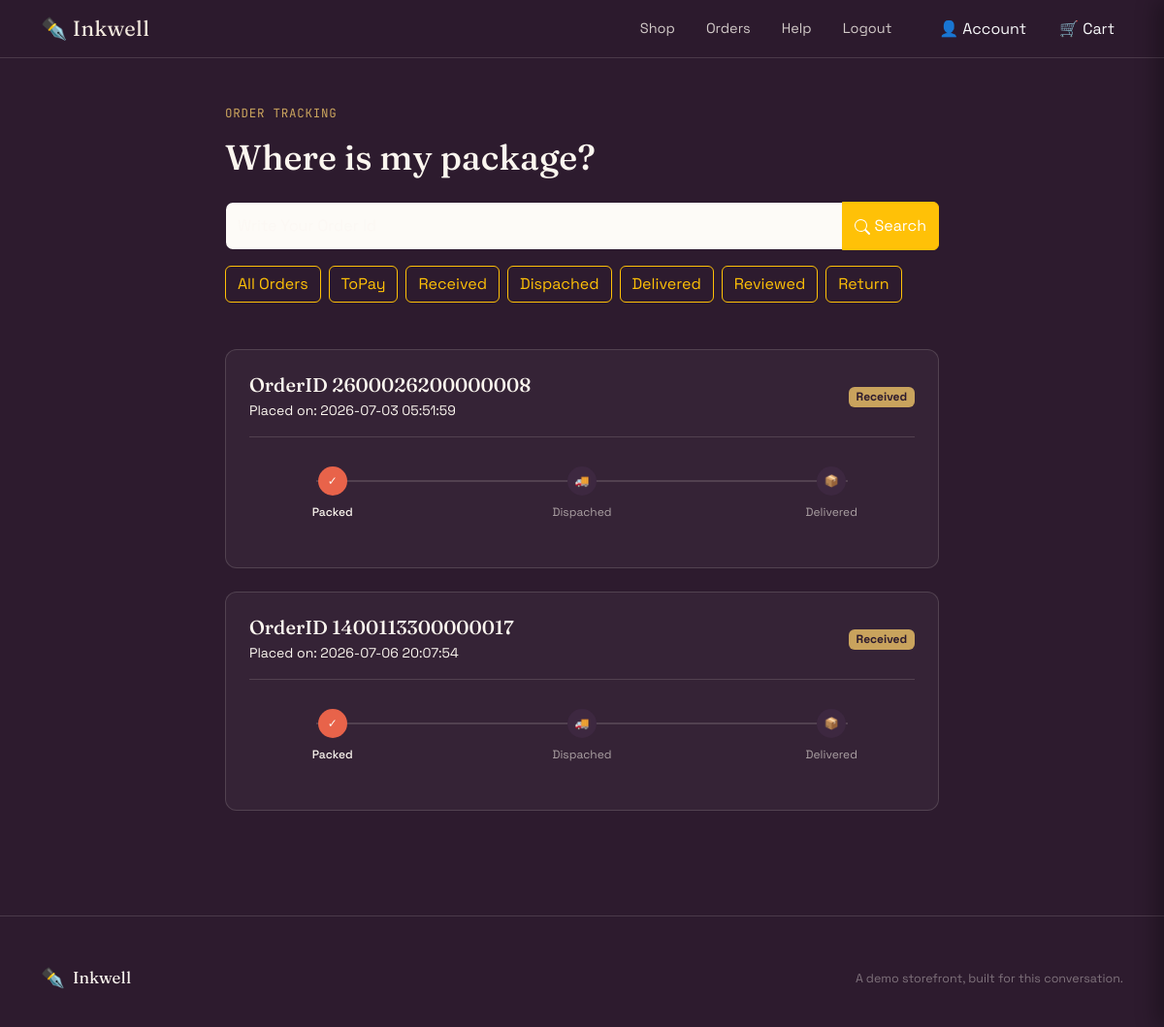
/stationaryshop/trackorder.php?status=Received (signed in), run on the app's committed database.
### tables this page shows
CREATE TABLE `orders` (
  `id` int(11) NOT NULL,
  `payment_id` int(11) NOT NULL,
  `product_id` char(7) NOT NULL,
  `Order_id` char(16) NOT NULL,
  `Customer` varchar(50) NOT NULL,
  `email` varchar(50) NOT NULL,
  `Card_no` varchar(12) NOT NULL,
  `Address` varchar(100) NOT NULL,
  `phone_number` varchar(11) NOT NULL,
  `Total amount` int(11) NOT NULL,
  `status` varchar(30) NOT NULL,
  `Order_date` timestamp NOT NULL DEFAULT current_timestamp(),
  `userID` int(11) NOT NULL
);

### stationaryshop/trackorder.php (the view, shortened to what this page needs)
<?php
include('navbar.php');
?>
<div class="container-lg py-5">
    <div class="row justify-content-center">
        <div class="col-lg-8">
            <p class="section-label">Order tracking</p>
            <h2 class="mb-4" style="font-size: 36px;">Where is my package?</h2>
            <div class="mb-5">
                <form method="GET" class="input-group mb-3">
                    <input type="text"
                        name="search"
                        class="form-control"
                        id="orderIdInput"
                        placeholder="Write Your Order Id">
                    <button class="btn btn-warning text-white" type="submit" id="button-addon2">
                        <svg xmlns="http://www.w3.org/2000/svg" width="16" height="16" fill="currentColor" class="bi bi-search" viewBox="0 0 16 16">
                            <path d="M11.742 10.344a6.5 6.5 0 1 0-1.397 1.398h-.001q.044.06.098.115l3.85 3.85a1 1 0 0 0 1.415-1.414l-3.85-3.85a1 1 0 0 0-.115-.1zM12 6.5a5.5 5.5 0 1 1-11 0 5.5 5.5 0 0 1 11 0"/>
                        </svg>
                        Search
                    </button>
                </form>
                <div class="d-flex gap-2 flex-wrap">
                    <a href="trackorder.php" class="btn btn-outline-warning ">All Orders</a>
                    <a href="?status=To Pay" class="btn btn-outline-warning ">ToPay</a>
                    <a href="?status=Received" class="btn btn-outline-warning ">Received</a>
                    <a href="?status=Dispached" class="btn btn-outline-warning ">Dispached</a>
                    <a href="?status=Delivered" class="btn btn-outline-warning ">Delivered</a>
                    <a href="?status=Reviewed" class="btn btn-outline-warning ">Reviewed</a>
                    <a href="?Rstatus=Return" class="btn btn-outline-warning ">Return</a>
                </div>
            </div>
            <?php
            $showReturnCards = false;
            if (isset($_SESSION['userid'])) {
                $userid = $_SESSION['userid'];
                if(isset($_GET['status'])){
                    $status = $_GET['status'];
                    if ($status == 'Dispached' || $status == 'Received'|| $status =="To Pay" || $status =="Reviewed" || $status=="Delivered") {
                        $orderfetch = mysqli_query($con, "SELECT * FROM `orders` WHERE status ='$status' AND userID =$userid");
                    }
                }
                elseif(isset($_GET['Rstatus'])){
                    $returnfetch=mysqli_query($con, "SELECT * FROM `return` WHERE  userID =$userid");
                    while($returnorders=mysqli_fetch_assoc($returnfetch)){
                        $state=$returnorders['status'];
                        $application_active = "";
                    $transit_active = "";
                    $quality_active="";
                    $Return_active = "";
                     if ($state == "Return Application Received") {
                        $application_active = "active";
                    } elseif ($state == "Return Item Received") {
                        $application_active = "active";
                        $transit_active = "active";
                    }elseif($state == "Quality Checkup In process"){
                         $application_active = "active";
                        $transit_active = "active";
                        $quality_active="active";
                    }
                    elseif ($state == "Return issued" || $state =="Return Rejected") {
                        $application_active = "active";
                        $transit_active = "active";
                        $quality_active="active";
                        $Return_active="active";
                    }?>
                     <div class="order-card mt-4" id="trackingResultBox">
                        <div class="d-flex justify-content-between align-items-center flex-wrap gap-2 border-bottom pb-3 mb-4" style="border-color: var(--line) !important;">
                            <div>
                                <h5 class="mb-1"><a href="orderdetail.php?orderid=<?php echo $returnorders['Order_id'];?>" class="text-decoration-none text-reset">OrderID <?php echo $returnorders['Order_id']; ?></a></h5>
                                <p class="small mb-0">Placed on: <?php echo $returnorders['Return_time'] ?></p>
                            </div>
                            <span class="badge" style="background-color: var(--gold); color: var(--plum);"><?php echo $returnorders['status'] ?></span>
                        </div>
                        <div class="status-timeline">
                            <div class="timeline-step <?php echo $application_active; ?>">
                                <div class="step-circle">✓</div>
                                <div class="step-label">Application Received</div>
                            </div>
                            <div class="timeline-step <?php echo $transit_active; ?>">
                                <div class="step-circle">🚚</div>
                                <div class="step-label">Parcel Received</div>
                            </div>
                             <div class="timeline-step <?php echo $quality_active; ?>">
                                <div class="step-circle">✓</div>
                                <div class="step-label">Quality Check Done</div>
                            </div>
                            <div class="timeline-step <?php echo $Return_active; ?>">
                                <div class="step-circle">📦</div>
                                <div class="step-label">
                                    Return Processing Done
                                </div>
                            </div>
                        </div>
                    </div>
                    <?php }}
                else {
                    $orderfetch = mysqli_query($con, "SELECT * FROM `orders` WHERE userID =$userid");
                }
                  if (!$showReturnCards && isset($orderfetch)) {
                while ($allorders = mysqli_fetch_assoc($orderfetch)) {
                    $card_status = $allorders['status'];
                    $packed_active = "";
                    $transit_active = "";
                    $delivered_active = "";
                    if ($card_status == "Received") {
                        $packed_active = "active";
                    } elseif ($card_status == "Dispached") {
                        $packed_active = "active";
                        $transit_active = "active";
                    } elseif ($card_status == "Delivered" || $card_status =="Reviewed") {
                        $packed_active = "active";
                        $transit_active = "active";
                        $delivered_active = "active";
                    }
            ?>
                    <div class="order-card mt-4" id="trackingResultBox">
                        <div class="d-flex justify-content-between align-items-center flex-wrap gap-2 border-bottom pb-3 mb-4" style="border-color: var(--line) !important;">
                            <div>
                                <h5 class="mb-1"><a href="orderdetail.php?orderid=<?php echo $allorders['Order_id'];?>" class="text-decoration-none text-reset">OrderID <?php echo $allorders['Order_id']; ?></a></h5>
                                <p class="small mb-0">Placed on: <?php echo $allorders['Order_date'] ?></p>
                            </div>
                            <span class="badge" style="background-color: var(--gold); color: var(--plum);"><?php echo $allorders['status'] ?></span>
                        </div>
                        <div class="status-timeline">
                            <div class="timeline-step <?php echo $packed_active; ?>">
                                <div class="step-circle">✓</div>
                                <div class="step-label">Packed</div>
                            </div>
                            <div class="timeline-step <?php echo $transit_active; ?>">
                                <div class="step-circle">🚚</div>
                                <div class="step-label">Dispached</div>
                            </div>
                            <div class="timeline-step <?php echo $delivered_active; ?>">
                                <div class="step-circle">📦</div>
                                <div class="step-label">Delivered</div>
                            </div>
                        </div>
                    </div>
            <?php
                }
            }}
            ?>
        </div>
    </div>
</div>
<?php include('footer.php'); ?>
</body>
</html>

### stationaryshop/style.css (style rules this page uses)
:root { --plum: #2D1B2E; --plum-light: #3D2840; --coral: #E8634A; --coral-dark: #C44A33; --gold: #C9A35D; --sage: #8A9A7E; --cream: #FBF6EF; --blush: #F7E8E0; --line: rgba(251, 246, 239, 0.14); }
* { margin: 0; padding: 0; box-sizing: border-box; }
html, body { font-family: 'Space Grotesk', sans-serif; background-color: var(--plum); color: var(--cream); height: 100%; }
h1, h2, h3, h4, h5, h6 { font-family: 'Fraunces', serif; font-weight: 500; }
.form-control { background-color: rgba(251, 246, 239, 0.08); color: var(--cream); border-color: var(--line); padding: 11px 14px; border-radius: 10px; font-family: 'Space Grotesk', sans-serif; }
.form-control::placeholder { color: rgba(251, 246, 239, 0.5); }
.section-label { font-size: 12.5px; letter-spacing: 0.06em; text-transform: uppercase; color: var(--gold); margin-bottom: 14px; font-family: 'JetBrains Mono', monospace; }
.form-control { background-color: rgba(251,246,239,0.08) !important; color: var(--cream) !important; border-color: var(--line) !important; padding: 12px 16px; border-radius: 10px; }
.form-control::placeholder { color: rgba(251,246,239,0.4); }
.order-card { background-color: rgba(251,246,239,0.04); border: 1px solid var(--line); border-radius: 12px; padding: 24px; }
.status-timeline { display: flex; justify-content: space-between; position: relative; margin-top: 30px; }
.status-timeline::before { content: ''; position: absolute; top: 14px; left: 10%; right: 10%; height: 2px; background-color: var(--line); z-index: 1; }
.timeline-step { position: relative; z-index: 2; text-align: center; width: 25%; }
.step-circle { width: 30px; height: 30px; border-radius: 50%; background-color: #3D2840; color: var(--cream); display: flex; align-items: center; justify-content: center; margin: 0 auto 8px; font-size: 12px; }
.timeline-step.active .step-circle { background-color: var(--coral); }
.step-label { font-size: 12px; color: rgba(251,246,239,0.6); }
.timeline-step.active .step-label { color: var(--cream); font-weight: 500; }
.form-control { background-color: #fff !important; color: var(--plum) !important; border: 1px solid rgba(45,27,46,0.18) !important; padding: 11px 14px; border-radius: 10px; }
.form-control { background-color: #fff !important; border: 1px solid var(--line) !important; padding: 12px; }
.form-control { background-color: #FDFBF7 !important; color: var(--plum) !important; border: 1px solid rgba(45,27,46,0.15) !important; padding: 12px; border-radius: 8px; }

### data on the page
orders: Order "2600026200000008", Order_date "2026-07-03 05:51:59", status "Received"
orders: Order "1400113300000017", Order_date "2026-07-06 20:07:54", status "Received"
